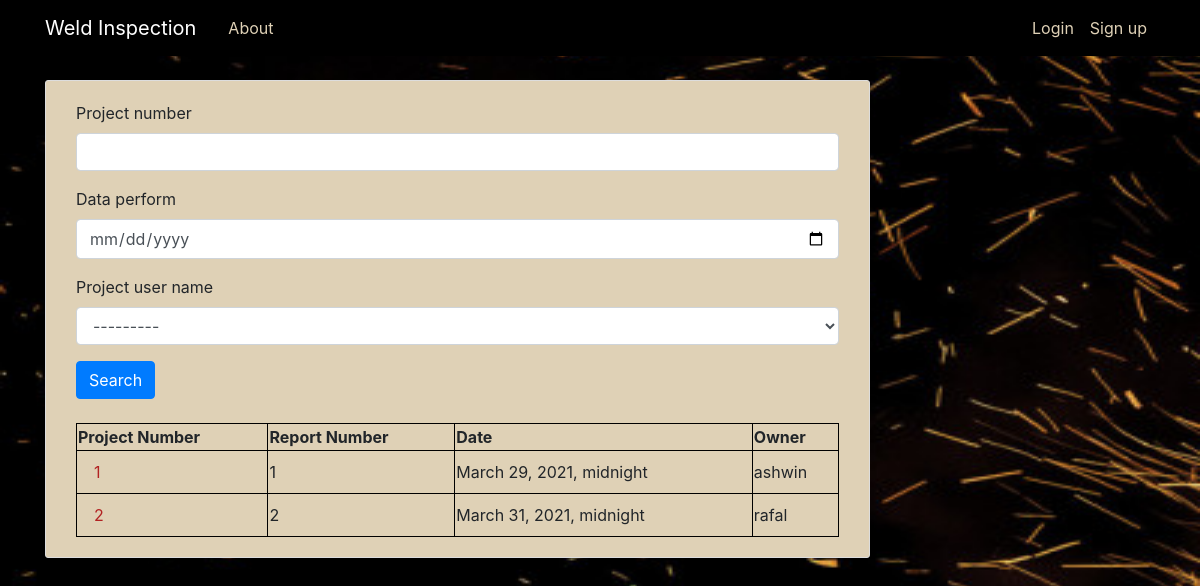
/overview/proj, run on an earlier commit of the app's database.
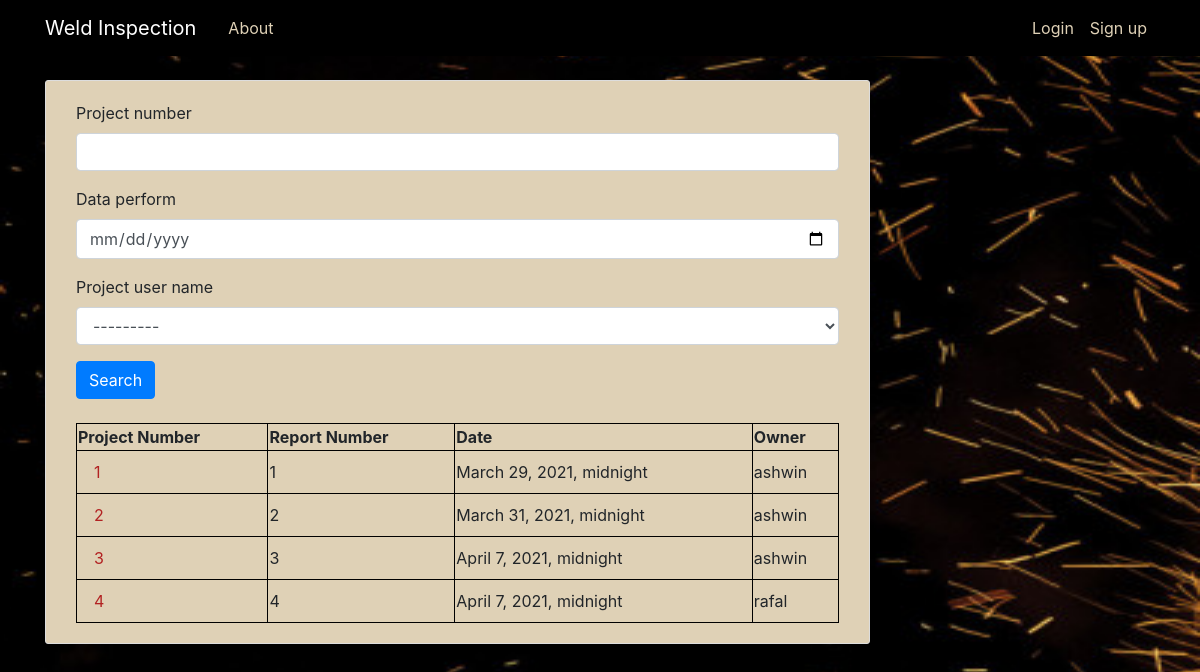
And on a later commit of the database.
### inspection/models.py (models this page shows, shortened)
class project(models.Model):
    project_number=models.IntegerField(primary_key=True)
    report_number=models.IntegerField(unique=True)
    data_perform=models.DateTimeField(default=datetime.now())
    project_user_name=models.ForeignKey(User,on_delete=models.CASCADE)

### inspection/views.py (the view)
# urls.py: path('overview/proj',projectListView.as_view(),name='inspection-project_view'),
class projectListView(ListView):
    model=project
    template_name='inspection/project_list.html'
    def get_context_data(self, **kwargs):
        context=super().get_context_data(**kwargs)
        context['filter']=ProjectFilter(self.request.GET,queryset=self.get_queryset())
        return context

### inspection/templates/inspection/project_list.html
{% extends "inspection/base.html" %}
{% load crispy_forms_tags %}
{% load widget_tweaks %}
{% block content %}
<article class="media content-section">
  <div class="media-body">
    <form method="GET">
      {{filter.form|crispy}}
      <button type="submit" class="btn btn-primary">Search</button>
    </form>
    <br>
    <table style=" border:1px solid black;width:100%;border-collapse: collapse;">
  <tr>
      <th style=" border:1px solid black;"> Project Number</th>
      <th style=" border:1px solid black;"> Report Number</th>
      <th style=" border:1px solid black;"> Date</th>
      <th style=" border:1px solid black;"> Owner </th>
  </tr>
      {% for column in filter.qs %}
      <tr>
          <td style=" border:1px solid black;"><a class="nav-item nav-link" style="color:firebrick;" href="{% url 'inspection-overall' column.project_number %}">{{column.project_number}}</a></td>
          <td style=" border:1px solid black;">{{column.report_number}}</td>
          <td style=" border:1px solid black;" class="datepicker">{{column.data_perform}}</td>
          <td style=" border:1px solid black;">{{column.project_user_name}}</td>
      </tr>
      {% endfor %}
</table>
  </div>
</article>
{% endblock content %}

What changed in the data, as far as the page shows it:
changed project "March 31, 2021, midnight": project_user_name "rafal" → "ashwin"
added project: project_number "3", report_number "3", data_perform "April 7, 2021, midnight", project_user_name "ashwin"
added project: project_number "4", report_number "4", data_perform "April 7, 2021, midnight", project_user_name "rafal"
